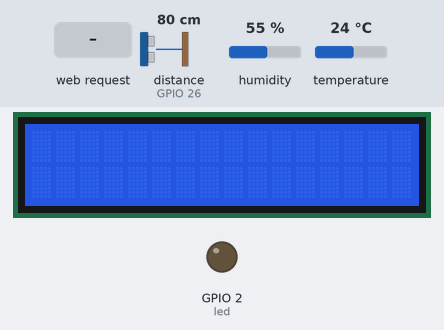
A program run on a simulated ESP32 board running MicroPython. On the bench: 16×2 character LCD, output pins drawn as LEDs (lit = HIGH). Inputs (shaded band) come from the test bench; at power-on: distance to the obstacle (sensor on GPIO 26) 80 cm, humidity 55 %, temperature 24 °C. The echo pulse lasts 58.3 µs per cm; WiFi joins after 1.5 s; library files of the repository ran but are not shown: machine_i2c_lcd.py; pins used as bus, display or sensor lines are not drawn; what the program prints to the serial console is not drawn.

Above: at 2.7 s.
2.8 s: HTTP request GET /show_distance received
At 3.3 s:
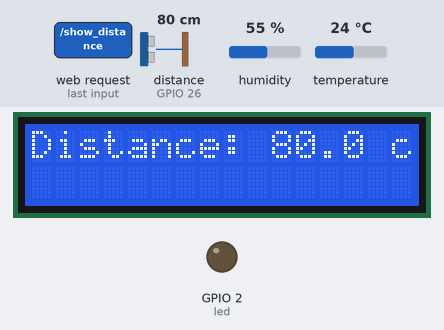
4.3 s: HTTP request GET /show_temperature received
At 5.3 s:
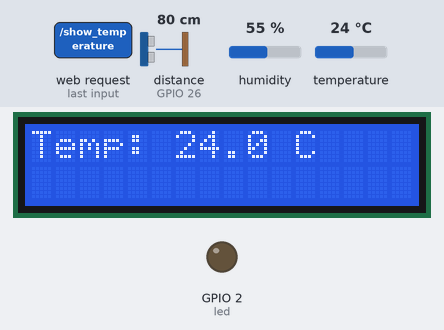
5.8 s: HTTP request GET /show_both_sensors received
At 6.6 s:
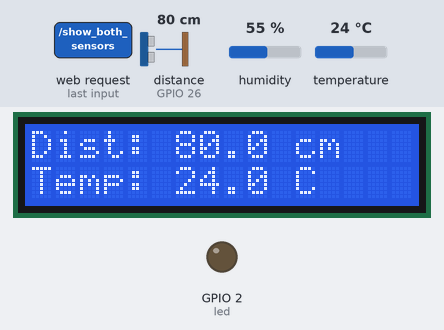
7.3 s: HTTP request GET /led_on received
At 7.7 s:
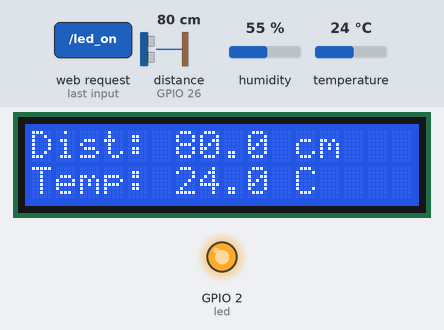
8.8 s: HTTP request GET /lcd_text?msg=90 received
At 9.9 s:
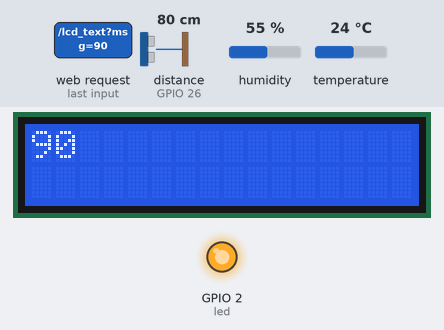
Timing chart, 0 to 11.3 s (numbered marks = the images above; inputs shaded):
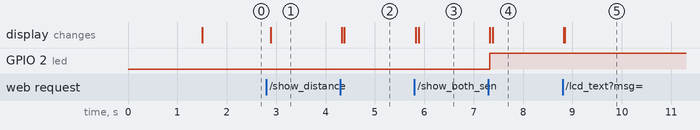

The program:

main_dashboard.py
```python
try:
    import usocket as socket
except:
    import socket

import network
from machine import Pin, I2C, time_pulse_us
from time import sleep_us, sleep
import dht
import esp
import gc
import json
from machine_i2c_lcd import I2cLcd

esp.osdebug(None)
gc.collect()

# -------- WiFi ----------
SSID = "Robotic WIFI"
PASSWORD = "rbtWIFI@2025"

station = network.WLAN(network.STA_IF)
station.active(True)
station.connect(SSID, PASSWORD)
while not station.isconnected():
    print(".", end="")
    sleep(0.5)

print("\n✅ WiFi connected, IP:", station.ifconfig()[0])

# -------- Hardware ----------
sensor = dht.DHT22(Pin(4))
led = Pin(2, Pin.OUT)

# I2C LCD
i2c = I2C(scl=Pin(22), sda=Pin(21), freq=400000)
I2C_ADDR = 0x27
lcd = I2cLcd(i2c, I2C_ADDR, 2, 16)

def send_to_lcd(row, text):
    lcd.move_to(0, row - 1)
    lcd.putstr(" " * 16)
    lcd.move_to(0, row - 1)
    lcd.putstr(text[:16])

# -------- Ultrasonic ----------
TRIG = Pin(27, Pin.OUT)
ECHO = Pin(26, Pin.IN)

def distance_cm():
    TRIG.off()
    sleep_us(2)
    TRIG.on()
    sleep_us(10)
    TRIG.off()
    t = time_pulse_us(ECHO, 1, 30000)
    if t < 0:
        return None
    return (t * 0.0343) / 2.0

# -------- Temperature ----------
def read_temperature():
    try:
        sensor.measure()
        return sensor.temperature()
    except OSError:
        return None
 # -------- Web Page ----------
def web_page():
    return """<!DOCTYPE html>
<html>
<head>
  <title>ESP32 Sensor Dashboard</title>
  <meta name="viewport" content="width=device-width, initial-scale=1">

  <style>
    :root{
      --glass: rgba(255,255,255,.12);
      --glass2: rgba(255,255,255,.18);
      --stroke: rgba(255,255,255,.25);
      --txt: #f2f5f4;
      --muted: #cfd8d3;
      --warn: #ffd84d;
      --shadow: 0 16px 40px rgba(0,0,0,.45);
      --shadow2: 0 10px 25px rgba(0,0,0,.35);
    }

    body{
      font-family: 'Montserrat', sans-serif;
      background: linear-gradient(to right, #134e5e 0%, #71b280 100%);
      color: var(--txt);
      margin: 0;
      padding: 0;
    }

    /* Top bar */
    header{
      padding: 18px 16px;
      background: rgba(0,0,0,.25);
      backdrop-filter: blur(8px);
      border-bottom: 1px solid var(--stroke);
      box-shadow: 0 4px 22px rgba(0,0,0,.35);
    }
    header h2{
      margin: 0;
      text-align: left;
      font-size: 1.9em;
      letter-spacing: .5px;
      font-weight: 700;
    }
    header p{
      margin: 6px 0 0;
      text-align: left;
      color: var(--muted);
      font-size: .95em;
    }

    /* Page layout */
    .wrap{
      max-width: 1100px;
      margin: 26px auto;
      padding: 0 14px 26px;
      display: grid;
      grid-template-columns: 1.2fr .8fr;
      gap: 18px;
    }

    /* Dashboard grid */
    .dashboard{
      display: grid;
      grid-template-columns: repeat(2, minmax(0, 1fr));
      gap: 18px;
      align-content: start;
    }

    /* Cards */
    .card{
      background: var(--glass);
      border: 1px solid var(--stroke);
      border-radius: 18px;
      padding: 18px;
      backdrop-filter: blur(10px);
      box-shadow: var(--shadow2);
      transition: transform .25s ease, background-color .25s ease, box-shadow .25s ease;
    }
    .card:hover{
      transform: translateY(-6px);
      background: var(--glass2);
      box-shadow: var(--shadow);
    }

    .card h3{
      margin: 0 0 10px;
      font-size: 1.2em;
      font-weight: 700;
    }

    .sub{
      margin: 0 0 10px;
      color: var(--muted);
      font-size: .92em;
      line-height: 1.35;
    }

    /* Readout row */
    .readout{
      display: flex;
      align-items: baseline;
      justify-content: space-between;
      gap: 10px;
      padding: 10px 12px;
      border-radius: 14px;
      border: 1px solid rgba(255,255,255,.18);
      background: rgba(0,0,0,.18);
      margin: 10px 0 14px;
    }
    .value{
      font-size: 1.8em;
      font-weight: 800;
      color: var(--warn);
    }
    .tag{
      font-size: .8em;
      color: var(--muted);
      padding: 4px 10px;
      border-radius: 999px;
      border: 1px solid rgba(255,255,255,.18);
      background: rgba(255,255,255,.06);
      white-space: nowrap;
    }

    /* Buttons */
    .actions{
      display: flex;
      flex-wrap: wrap;
      gap: 10px;
      justify-content: center;
    }

    button{
      border: none;
      cursor: pointer;
      padding: 11px 16px;
      border-radius: 999px;
      font-weight: 700;
      font-size: .98em;
      transition: transform .2s ease, filter .2s ease;
      box-shadow: 0 4px 14px rgba(0,0,0,.25);
    }
    button:hover{
      transform: translateY(-2px);
      filter: brightness(1.08);
    }

    .led-on{ background: linear-gradient(to right, #1d976c, #93f9b9); color: #083b26; }
    .led-off{ background: linear-gradient(to right, #cb2d3e, #ef473a); color: #fff; }
    .lcd{ background: linear-gradient(to right, #396afc, #2948ff); color: #fff; }
    .sensor-btn{ background: linear-gradient(to right, #f7971e, #ffd200); color: #2b2b2b; }
    .both-sensors{ background: linear-gradient(to right, #0f2027, #2c5364, #1c7c54); color: #fff; }

    /* Side panel */
    .side{
      display: grid;
      gap: 18px;
      align-content: start;
    }

    input[type=text]{
      width: 100%;
      padding: 12px 14px;
      border-radius: 12px;
      border: none;
      outline: none;
      background: rgba(255,255,255,.95);
      color: #333;
      font-size: 1em;
      box-shadow: inset 0 2px 6px rgba(0,0,0,.18);
    }
    input[type=text]::placeholder{ color: #777; }

    /* Make LED status look like a pill */
    #led.led-on, #led.led-off{
      color: #fff;
      font-size: .95em;
      font-weight: 800;
      padding: 6px 12px;
      border-radius: 999px;
      display: inline-block;
      min-width: 64px;
      text-align: center;
      box-shadow: 0 6px 18px rgba(0,0,0,.25);
    }

    footer{
      max-width: 1100px;
      margin: 0 auto 26px;
      padding: 0 14px;
      color: rgba(255,255,255,.75);
      font-size: .9em;
      text-align: center;
    }

    /* Responsive */
    @media (max-width: 900px){
      .wrap{ grid-template-columns: 1fr; }
      header h2, header p{ text-align: center; }
      .dashboard{ grid-template-columns: 1fr; }
    }
  </style>

  <link href="https://fonts.googleapis.com/css2?family=Montserrat:wght@400;700&display=swap" rel="stylesheet">

  <script>
    async function fetchData() {
      let r = await fetch('/data');
      let d = await r.json();
      document.getElementById("distance").innerText = d.distance + " cm";
      document.getElementById("temperature").innerText = d.temperature + " C";
      document.getElementById("led").innerText = d.ledState;
      document.getElementById("led").className = d.ledState === "ON" ? "led-on" : "led-off";
      document.getElementById("lcd").innerText = d.lcdStatus;
    }
    setInterval(fetchData, 2000);

    async function sendLCDText() {
      let msg = document.getElementById("lcdInput").value;
      if (msg.trim() !== "") {
        await fetch("/lcd_text?msg=" + encodeURIComponent(msg));
        document.getElementById("lcdInput").value = "";
        alert("Text sent to LCD!");
      }
    }
  </script>
</head>

<body onload="fetchData()">
  <header>
    <h2>ESP32 Forest Console</h2>
    <p>Live sensor snapshots • Control center • LCD messaging</p>
  </header>

  <main class="wrap">
    <!-- LEFT: Dashboard grid -->
    <section class="dashboard">
      <div class="card">
        <h3>Ultrasonic Range</h3>
        <p class="sub">Distance reading from the sensor.</p>
        <div class="readout">
          <span class="value" id="distance">--</span>
          <span class="tag">cm</span>
        </div>
        <div class="actions">
          <button class="sensor-btn" onclick="fetch('/show_distance')">Show on LCD</button>
        </div>
      </div>

      <div class="card">
        <h3>Temperature</h3>
        <p class="sub">Current temperature output.</p>
        <div class="readout">
          <span class="value" id="temperature">--</span>
          <span class="tag">°C</span>
        </div>
        <div class="actions">
          <button class="sensor-btn" onclick="fetch('/show_temperature')">Show on LCD</button>
        </div>
      </div>

      <div class="card">
        <h3>LED Control</h3>
        <p class="sub">Toggle the onboard LED state.</p>
        <div class="readout" style="justify-content:center;">
          <span id="led">--</span>
        </div>
        <div class="actions">
          <button class="led-on" onclick="fetch('/led_on')">Turn ON</button>
          <button class="led-off" onclick="fetch('/led_off')">Turn OFF</button>
        </div>
      </div>

      <div class="card">
        <h3>LCD Panel</h3>
        <p class="sub">Display sensor data or hide the screen.</p>
        <div class="readout">
          <span class="value" id="lcd">--</span>
          <span class="tag">status</span>
        </div>
        <div class="actions">
          <button class="both-sensors" onclick="fetch('/show_both_sensors')">Show Both</button>
          <button class="lcd" onclick="fetch('/hide_lcd')">Hide LCD</button>
        </div>
      </div>
    </section>

    <!-- RIGHT: Side panel -->
    <aside class="side">
      <div class="card">
        <h3>Custom LCD Message</h3>
        <p class="sub">Send your own text to the LCD display.</p>
        <input type="text" id="lcdInput" placeholder="Type message...">
        <div style="height:12px;"></div>
        <div class="actions">
          <button class="lcd" onclick="sendLCDText()">Send Message</button>
        </div>
      </div>

      <div class="card">
        <h3>Quick Tips</h3>
        <p class="sub">
          • Readings refresh every 2 seconds.<br>
          • “Show on LCD” pushes the value to the screen.<br>
          • Use short messages for best LCD fit.
        </p>
      </div>
    </aside>
  </main>

  <footer>
    ESP32 Dashboard • Forest UI Theme
  </footer>
</body>
</html>"""

    # --- END OF MODIFIED CSS ---

# -------- Web Server ----------
addr = socket.getaddrinfo("0.0.0.0", 80)[0][-1]
s = socket.socket()
s.setsockopt(socket.SOL_SOCKET, socket.SO_REUSEADDR, 1)
s.bind(addr)
s.listen(5)
print("🌐 Web server running on http://%s/" % station.ifconfig()[0])

lcd_display_mode = "none"

while True:
    cl, addr = s.accept()
    try:
        req = cl.recv(1024).decode()
        path = req.split(" ")[1]
        print("➡️ Request:", path)

        dist_val = distance_cm()
        temp_val = read_temperature()

        if path == "/data":
            response_data = {
                "distance": f"{dist_val:.1f}" if dist_val is not None else "--",
                "temperature": f"{temp_val:.1f}" if temp_val is not None else "--",
                "ledState": "ON" if led.value() else "OFF",
                "lcdStatus": "SHOWING" if lcd_display_mode != "none" else "HIDDEN"
            }
            cl.send("HTTP/1.1 200 OK\r\nContent-Type: application/json\r\n\r\n" +
                    json.dumps(response_data))

        elif path == "/led_on":
            led.on()
            cl.send("HTTP/1.1 200 OK\r\n\r\n")

        elif path == "/led_off":
            led.off()
            cl.send("HTTP/1.1 200 OK\r\n\r\n")

        elif path == "/show_distance":
            lcd_display_mode = "distance"
            lcd.clear()
            if dist_val is not None:
                send_to_lcd(1, "Distance: %.1f cm" % dist_val)
            cl.send("HTTP/1.1 200 OK\r\n\r\n")

        elif path == "/show_temperature":
            lcd_display_mode = "temperature"
            lcd.clear()
            if temp_val is not None:
                send_to_lcd(1, "Temp: %.1f C" % temp_val)
            cl.send("HTTP/1.1 200 OK\r\n\r\n")

        elif path == "/show_both_sensors":
            lcd_display_mode = "sensors"
            lcd.clear()
            cl.send("HTTP/1.1 200 OK\r\n\r\n")

        elif path == "/hide_lcd":
            lcd_display_mode = "none"
            lcd.clear()
            cl.send("HTTP/1.1 200 OK\r\n\r\n")

        elif path.startswith("/lcd_text?msg="):
            try:
                msg = path.split("=", 1)[1]
                msg = msg.replace("%20", " ")
                lcd_display_mode = "custom"
                lcd.clear()
                send_to_lcd(1, msg[:16])
                if len(msg) > 16:
                    send_to_lcd(2, msg[16:32])
                cl.send("HTTP/1.1 200 OK\r\n\r\n")
            except Exception as e:
                print("LCD text error:", e)
                cl.send("HTTP/1.1 400 Bad Request\r\n\r\n")

        else:
            cl.send("HTTP/1.1 200 OK\r\nContent-Type: text/html\r\n\r\n" +
                    web_page())

    except Exception as e:
        print("⚠️ Error:", e)
    finally:
        cl.close()

    # Auto-update LCD
    if lcd_display_mode == "distance" and dist_val is not None:
        send_to_lcd(1, "Distance: %.1f cm" % dist_val)
    elif lcd_display_mode == "temperature" and temp_val is not None:
        send_to_lcd(1, "Temp: %.1f C" % temp_val)
    elif lcd_display_mode == "sensors":
        # Clear both rows before updating to prevent artifacts
        lcd.clear()
        if dist_val is not None:
            send_to_lcd(1, "Dist: %.1f cm" % dist_val)
        if temp_val is not None:
            send_to_lcd(2, "Temp: %.1f C" % temp_val)
    elif lcd_display_mode == "custom":
        pass
    else:
        lcd.clear()
```

Measured:
- after the input at 2.8 s, the display: first changes after 0.09 s (image 1 shows a later state)
- after the input at 4.3 s, the display: first changes at once (image 2 shows a later state)
- after the input at 5.8 s, the display: first changes at once (image 3 shows a later state)
- after the input at 7.3 s, GPIO 2 (led): LOW → HIGH at once; the display: first changes at once (image 4 shows a later state)
- after the input at 8.8 s, the display: first changes at once (image 5 shows a later state)
